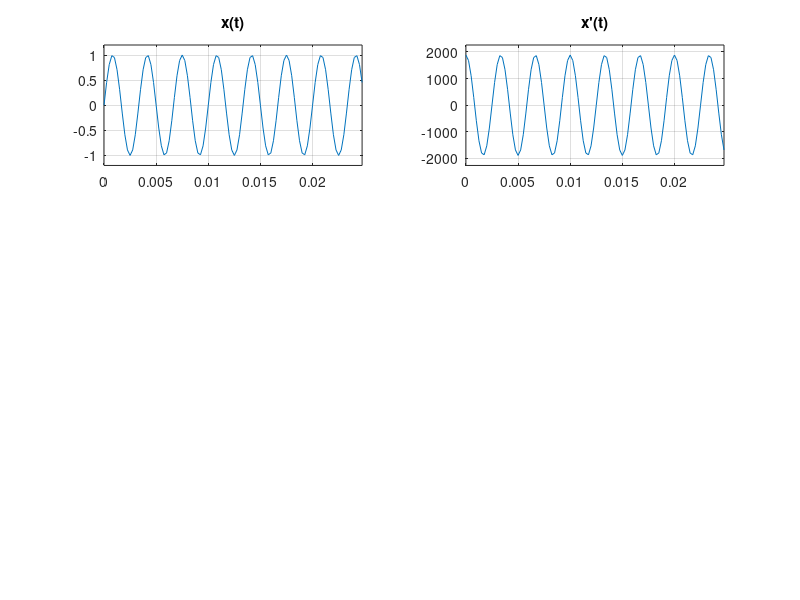

MATLAB code for this plot: (Note: this script raises an error after producing the figure.)
N=12;
Fs=4000;
nfft=512;
freq=(0:nfft-1)/nfft*Fs;
F0=300;
T=100;
t=(0:T-1)/Fs;

%original:
x=sin(2*pi*F0*t);
subplot(3,2,1); 
plot(t,x); 
grid
axis([0,(T-1)/Fs,-1.2,1.2]); 
title('x(t)');
%theretical derivative:
xp=2*pi*F0*cos(2*pi*F0*t); %result
ordm=1.2*2*pi*F0;
subplot(3,2,2); 
plot(t,xp); 
grid
axis([0,(T-1)/Fs,-ordm,ordm]); 
title('x''(t)');
%digital derivative:
[y,hder]=deriv(N,x);
y=Fs*y;
subplot(3,2,3); 
plot(t,y); 
grid
axis([0,(T-1)/Fs,-ordm,ordm]); 
title('y(t)');
%delay due to the filter:
subplot(3,2,4); 
plot(t,xp,'b',t-N/Fs,y); 
grid;
axis([0,(T-1)/Fs,-ordm,ordm]); 
title('y(t-N/Fs)');
%gain of the derivative filter:
hders=fft(Fs*hder,nfft);
subplot(3,1,3)
plot(freq,abs(hders),[0,Fs/2],[0,Fs*pi]);
axtemp=axis;
axis([0,Fs/2,axtemp(3:4)]);
grid
